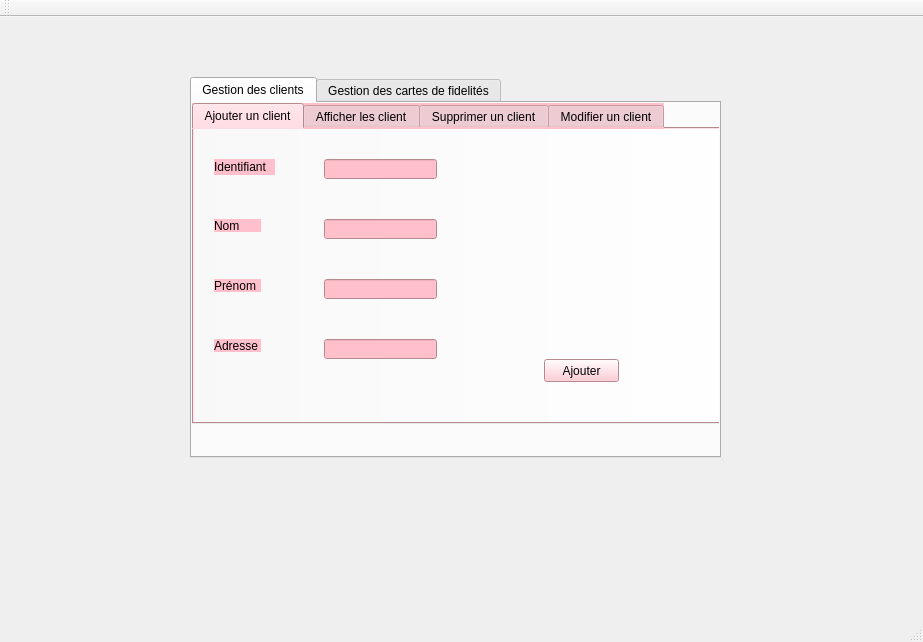
<?xml version="1.0" encoding="UTF-8"?>
<ui version="4.0">
 <class>MainWindow</class>
 <widget class="QMainWindow" name="MainWindow">
  <property name="geometry">
   <rect>
    <x>0</x>
    <y>0</y>
    <width>923</width>
    <height>642</height>
   </rect>
  </property>
  <property name="windowTitle">
   <string>Gestion des étudiants</string>
  </property>
  <widget class="QWidget" name="centralWidget">
   <widget class="QTabWidget" name="tabWidget_2">
    <property name="geometry">
     <rect>
      <x>190</x>
      <y>60</y>
      <width>531</width>
      <height>381</height>
     </rect>
    </property>
    <property name="currentIndex">
     <number>0</number>
    </property>
    <widget class="QWidget" name="tab_4">
     <attribute name="title">
      <string>Gestion des clients</string>
     </attribute>
     <widget class="QTabWidget" name="tabWidget">
      <property name="geometry">
       <rect>
        <x>0</x>
        <y>0</y>
        <width>531</width>
        <height>321</height>
       </rect>
      </property>
      <property name="autoFillBackground">
       <bool>false</bool>
      </property>
      <property name="styleSheet">
       <string notr="true">background-color:pink;</string>
      </property>
      <property name="currentIndex">
       <number>0</number>
      </property>
      <widget class="QWidget" name="tab">
       <attribute name="title">
        <string>Ajouter un client</string>
       </attribute>
       <widget class="QLabel" name="label">
        <property name="geometry">
         <rect>
          <x>20</x>
          <y>30</y>
          <width>61</width>
          <height>16</height>
         </rect>
        </property>
        <property name="text">
         <string>Identifiant</string>
        </property>
       </widget>
       <widget class="QLabel" name="label_2">
        <property name="geometry">
         <rect>
          <x>20</x>
          <y>90</y>
          <width>47</width>
          <height>13</height>
         </rect>
        </property>
        <property name="text">
         <string>Nom</string>
        </property>
       </widget>
       <widget class="QLabel" name="label_3">
        <property name="geometry">
         <rect>
          <x>20</x>
          <y>150</y>
          <width>47</width>
          <height>13</height>
         </rect>
        </property>
        <property name="text">
         <string>Prénom</string>
        </property>
       </widget>
       <widget class="QLineEdit" name="lineEdit_id">
        <property name="geometry">
         <rect>
          <x>130</x>
          <y>30</y>
          <width>113</width>
          <height>20</height>
         </rect>
        </property>
       </widget>
       <widget class="QLineEdit" name="lineEdit_nom">
        <property name="geometry">
         <rect>
          <x>130</x>
          <y>90</y>
          <width>113</width>
          <height>20</height>
         </rect>
        </property>
       </widget>
       <widget class="QLineEdit" name="lineEdit_prenom">
        <property name="geometry">
         <rect>
          <x>130</x>
          <y>150</y>
          <width>113</width>
          <height>20</height>
         </rect>
        </property>
       </widget>
       <widget class="QPushButton" name="pb_ajouter">
        <property name="geometry">
         <rect>
          <x>350</x>
          <y>230</y>
          <width>75</width>
          <height>23</height>
         </rect>
        </property>
        <property name="text">
         <string>Ajouter</string>
        </property>
       </widget>
       <widget class="QLabel" name="label_5">
        <property name="geometry">
         <rect>
          <x>20</x>
          <y>210</y>
          <width>47</width>
          <height>13</height>
         </rect>
        </property>
        <property name="text">
         <string>Adresse</string>
        </property>
       </widget>
       <widget class="QLineEdit" name="lineEdit_prenom_2">
        <property name="geometry">
         <rect>
          <x>130</x>
          <y>210</y>
          <width>113</width>
          <height>20</height>
         </rect>
        </property>
       </widget>
       <widget class="QLabel" name="label_8">
        <property name="geometry">
         <rect>
          <x>-20</x>
          <y>-80</y>
          <width>581</width>
          <height>521</height>
         </rect>
        </property>
        <property name="styleSheet">
         <string notr="true">color: rgb(255, 255, 255);
background-color: qlineargradient(spread:pad, x1:0, y1:0, x2:1, y2:0, stop:0 rgba(248, 248, 248, 255), stop:1 rgba(255, 255, 255, 255));
selection-color: qlineargradient(spread:pad, x1:0, y1:0, x2:1, y2:0, stop:0 rgba(232, 232, 232, 255), stop:1 rgba(255, 255, 255, 255));



</string>
        </property>
        <property name="text">
         <string/>
        </property>
       </widget>
       <zorder>label_8</zorder>
       <zorder>lineEdit_prenom_2</zorder>
       <zorder>label</zorder>
       <zorder>label_3</zorder>
       <zorder>label_2</zorder>
       <zorder>pb_ajouter</zorder>
       <zorder>label_5</zorder>
       <zorder>lineEdit_prenom</zorder>
       <zorder>lineEdit_nom</zorder>
       <zorder>lineEdit_id</zorder>
      </widget>
      <widget class="QWidget" name="tab_2">
       <attribute name="title">
        <string>Afficher les client</string>
       </attribute>
       <widget class="QTableView" name="tabetudiant">
        <property name="geometry">
         <rect>
          <x>10</x>
          <y>10</y>
          <width>441</width>
          <height>211</height>
         </rect>
        </property>
       </widget>
       <widget class="QPushButton" name="Trier2">
        <property name="geometry">
         <rect>
          <x>20</x>
          <y>250</y>
          <width>93</width>
          <height>28</height>
         </rect>
        </property>
        <property name="styleSheet">
         <string notr="true">background-color: qconicalgradient(cx:0.5, cy:0.5, angle:0, stop:0 rgba(35, 40, 3, 255), stop:0.16 rgba(136, 106, 22, 255), stop:0.225 rgba(166, 140, 41, 255), stop:0.285 rgba(204, 181, 74, 255), stop:0.345 rgba(235, 219, 102, 255), stop:0.415 rgba(245, 236, 112, 255), stop:0.52 rgba(209, 190, 76, 255), stop:0.57 rgba(187, 156, 51, 255), stop:0.635 rgba(168, 142, 42, 255), stop:0.695 rgba(202, 174, 68, 255), stop:0.75 rgba(218, 202, 86, 255), stop:0.815 rgba(208, 187, 73, 255), stop:0.88 rgba(187, 156, 51, 255), stop:0.935 rgba(137, 108, 26, 255), stop:1 rgba(35, 40, 3, 255));</string>
        </property>
        <property name="text">
         <string>Trier</string>
        </property>
       </widget>
       <widget class="QLineEdit" name="lineEdit">
        <property name="geometry">
         <rect>
          <x>220</x>
          <y>250</y>
          <width>221</width>
          <height>22</height>
         </rect>
        </property>
       </widget>
      </widget>
      <widget class="QWidget" name="tab_3">
       <attribute name="title">
        <string>Supprimer un client</string>
       </attribute>
       <widget class="QLineEdit" name="lineEdit_id_2">
        <property name="geometry">
         <rect>
          <x>140</x>
          <y>30</y>
          <width>113</width>
          <height>20</height>
         </rect>
        </property>
       </widget>
       <widget class="QLabel" name="label_4">
        <property name="geometry">
         <rect>
          <x>20</x>
          <y>30</y>
          <width>61</width>
          <height>16</height>
         </rect>
        </property>
        <property name="text">
         <string>Identifiant</string>
        </property>
       </widget>
       <widget class="QPushButton" name="pb_supprimer">
        <property name="geometry">
         <rect>
          <x>240</x>
          <y>140</y>
          <width>75</width>
          <height>23</height>
         </rect>
        </property>
        <property name="styleSheet">
         <string notr="true">background-color: qconicalgradient(cx:0.5, cy:0.5, angle:0, stop:0 rgba(35, 40, 3, 255), stop:0.16 rgba(136, 106, 22, 255), stop:0.225 rgba(166, 140, 41, 255), stop:0.285 rgba(204, 181, 74, 255), stop:0.345 rgba(235, 219, 102, 255), stop:0.415 rgba(245, 236, 112, 255), stop:0.52 rgba(209, 190, 76, 255), stop:0.57 rgba(187, 156, 51, 255), stop:0.635 rgba(168, 142, 42, 255), stop:0.695 rgba(202, 174, 68, 255), stop:0.75 rgba(218, 202, 86, 255), stop:0.815 rgba(208, 187, 73, 255), stop:0.88 rgba(187, 156, 51, 255), stop:0.935 rgba(137, 108, 26, 255), stop:1 rgba(35, 40, 3, 255));</string>
        </property>
        <property name="text">
         <string>Supprimer</string>
        </property>
       </widget>
      </widget>
      <widget class="QWidget" name="tab_5">
       <attribute name="title">
        <string>Modifier un client</string>
       </attribute>
       <widget class="QLabel" name="label_9">
        <property name="geometry">
         <rect>
          <x>20</x>
          <y>150</y>
          <width>47</width>
          <height>13</height>
         </rect>
        </property>
        <property name="text">
         <string>Prénom</string>
        </property>
       </widget>
       <widget class="QLabel" name="label_10">
        <property name="geometry">
         <rect>
          <x>20</x>
          <y>30</y>
          <width>61</width>
          <height>16</height>
         </rect>
        </property>
        <property name="text">
         <string>Identifiant</string>
        </property>
       </widget>
       <widget class="QLabel" name="label_11">
        <property name="geometry">
         <rect>
          <x>20</x>
          <y>90</y>
          <width>47</width>
          <height>13</height>
         </rect>
        </property>
        <property name="text">
         <string>Nom</string>
        </property>
       </widget>
       <widget class="QLineEdit" name="lineEdit_id_3">
        <property name="geometry">
         <rect>
          <x>130</x>
          <y>30</y>
          <width>113</width>
          <height>20</height>
         </rect>
        </property>
       </widget>
       <widget class="QLineEdit" name="lineEdit_nom_2">
        <property name="geometry">
         <rect>
          <x>130</x>
          <y>90</y>
          <width>113</width>
          <height>20</height>
         </rect>
        </property>
       </widget>
       <widget class="QLineEdit" name="lineEdit_prenom_3">
        <property name="geometry">
         <rect>
          <x>130</x>
          <y>210</y>
          <width>113</width>
          <height>20</height>
         </rect>
        </property>
       </widget>
       <widget class="QPushButton" name="pb_modifier">
        <property name="geometry">
         <rect>
          <x>350</x>
          <y>230</y>
          <width>75</width>
          <height>23</height>
         </rect>
        </property>
        <property name="styleSheet">
         <string notr="true">background-color: qconicalgradient(cx:0.5, cy:0.5, angle:0, stop:0 rgba(35, 40, 3, 255), stop:0.16 rgba(136, 106, 22, 255), stop:0.225 rgba(166, 140, 41, 255), stop:0.285 rgba(204, 181, 74, 255), stop:0.345 rgba(235, 219, 102, 255), stop:0.415 rgba(245, 236, 112, 255), stop:0.52 rgba(209, 190, 76, 255), stop:0.57 rgba(187, 156, 51, 255), stop:0.635 rgba(168, 142, 42, 255), stop:0.695 rgba(202, 174, 68, 255), stop:0.75 rgba(218, 202, 86, 255), stop:0.815 rgba(208, 187, 73, 255), stop:0.88 rgba(187, 156, 51, 255), stop:0.935 rgba(137, 108, 26, 255), stop:1 rgba(35, 40, 3, 255));</string>
        </property>
        <property name="text">
         <string>Modifier</string>
        </property>
       </widget>
       <widget class="QLabel" name="label_12">
        <property name="geometry">
         <rect>
          <x>20</x>
          <y>210</y>
          <width>47</width>
          <height>13</height>
         </rect>
        </property>
        <property name="text">
         <string>Adresse</string>
        </property>
       </widget>
       <widget class="QLineEdit" name="lineEdit_prenom_4">
        <property name="geometry">
         <rect>
          <x>130</x>
          <y>150</y>
          <width>113</width>
          <height>20</height>
         </rect>
        </property>
       </widget>
      </widget>
     </widget>
     <widget class="QLabel" name="label_7">
      <property name="geometry">
       <rect>
        <x>-16</x>
        <y>-45</y>
        <width>581</width>
        <height>471</height>
       </rect>
      </property>
      <property name="text">
       <string/>
      </property>
     </widget>
     <zorder>label_7</zorder>
     <zorder>tabWidget</zorder>
    </widget>
    <widget class="QWidget" name="tab_6">
     <attribute name="title">
      <string>Gestion des cartes de fidelités</string>
     </attribute>
     <widget class="QTabWidget" name="tabWidget_3">
      <property name="geometry">
       <rect>
        <x>0</x>
        <y>10</y>
        <width>751</width>
        <height>311</height>
       </rect>
      </property>
      <property name="autoFillBackground">
       <bool>false</bool>
      </property>
      <property name="styleSheet">
       <string notr="true">background-color:pink;</string>
      </property>
      <property name="currentIndex">
       <number>0</number>
      </property>
      <widget class="QWidget" name="tab_7">
       <attribute name="title">
        <string>Ajouter une carte</string>
       </attribute>
       <widget class="QLabel" name="label_13">
        <property name="geometry">
         <rect>
          <x>20</x>
          <y>30</y>
          <width>61</width>
          <height>16</height>
         </rect>
        </property>
        <property name="text">
         <string>Identifiant</string>
        </property>
       </widget>
       <widget class="QLineEdit" name="lineEdit_id_4">
        <property name="geometry">
         <rect>
          <x>130</x>
          <y>30</y>
          <width>113</width>
          <height>20</height>
         </rect>
        </property>
       </widget>
       <widget class="QPushButton" name="pb_ajouter_2">
        <property name="geometry">
         <rect>
          <x>350</x>
          <y>212</y>
          <width>75</width>
          <height>41</height>
         </rect>
        </property>
        <property name="styleSheet">
         <string notr="true">background-color: qconicalgradient(cx:0.5, cy:0.5, angle:0, stop:0 rgba(35, 40, 3, 255), stop:0.16 rgba(136, 106, 22, 255), stop:0.225 rgba(166, 140, 41, 255), stop:0.285 rgba(204, 181, 74, 255), stop:0.345 rgba(235, 219, 102, 255), stop:0.415 rgba(245, 236, 112, 255), stop:0.52 rgba(209, 190, 76, 255), stop:0.57 rgba(187, 156, 51, 255), stop:0.635 rgba(168, 142, 42, 255), stop:0.695 rgba(202, 174, 68, 255), stop:0.75 rgba(218, 202, 86, 255), stop:0.815 rgba(208, 187, 73, 255), stop:0.88 rgba(187, 156, 51, 255), stop:0.935 rgba(137, 108, 26, 255), stop:1 rgba(35, 40, 3, 255));</string>
        </property>
        <property name="text">
         <string>Ajouter</string>
        </property>
       </widget>
       <widget class="QLabel" name="label_19">
        <property name="geometry">
         <rect>
          <x>10</x>
          <y>100</y>
          <width>111</width>
          <height>16</height>
         </rect>
        </property>
        <property name="text">
         <string>Nombre de points</string>
        </property>
       </widget>
       <widget class="QLabel" name="label_20">
        <property name="geometry">
         <rect>
          <x>20</x>
          <y>30</y>
          <width>61</width>
          <height>16</height>
         </rect>
        </property>
        <property name="text">
         <string>Identifiant</string>
        </property>
       </widget>
       <widget class="QLineEdit" name="lineEdit_idFidA">
        <property name="geometry">
         <rect>
          <x>130</x>
          <y>30</y>
          <width>113</width>
          <height>20</height>
         </rect>
        </property>
       </widget>
       <widget class="QLineEdit" name="lineEdit_dateDFidA">
        <property name="geometry">
         <rect>
          <x>130</x>
          <y>160</y>
          <width>113</width>
          <height>20</height>
         </rect>
        </property>
       </widget>
       <widget class="QLineEdit" name="lineEdit_dateEFidA">
        <property name="geometry">
         <rect>
          <x>130</x>
          <y>220</y>
          <width>113</width>
          <height>20</height>
         </rect>
        </property>
       </widget>
       <widget class="QLabel" name="label_22">
        <property name="geometry">
         <rect>
          <x>10</x>
          <y>150</y>
          <width>91</width>
          <height>20</height>
         </rect>
        </property>
        <property name="text">
         <string>Date debut</string>
        </property>
       </widget>
       <widget class="QLineEdit" name="lineEdit_nombreFidA">
        <property name="geometry">
         <rect>
          <x>130</x>
          <y>100</y>
          <width>113</width>
          <height>20</height>
         </rect>
        </property>
       </widget>
       <widget class="QLabel" name="label_23">
        <property name="geometry">
         <rect>
          <x>10</x>
          <y>220</y>
          <width>91</width>
          <height>16</height>
         </rect>
        </property>
        <property name="text">
         <string>Date Expiration</string>
        </property>
       </widget>
      </widget>
      <widget class="QWidget" name="tab_8">
       <attribute name="title">
        <string>Afficher les cartes</string>
       </attribute>
       <widget class="QTableView" name="tabetudiant_2">
        <property name="geometry">
         <rect>
          <x>10</x>
          <y>10</y>
          <width>441</width>
          <height>341</height>
         </rect>
        </property>
       </widget>
       <widget class="QPushButton" name="Trier">
        <property name="geometry">
         <rect>
          <x>20</x>
          <y>250</y>
          <width>93</width>
          <height>28</height>
         </rect>
        </property>
        <property name="styleSheet">
         <string notr="true">background-color: qconicalgradient(cx:0.5, cy:0.5, angle:0, stop:0 rgba(35, 40, 3, 255), stop:0.16 rgba(136, 106, 22, 255), stop:0.225 rgba(166, 140, 41, 255), stop:0.285 rgba(204, 181, 74, 255), stop:0.345 rgba(235, 219, 102, 255), stop:0.415 rgba(245, 236, 112, 255), stop:0.52 rgba(209, 190, 76, 255), stop:0.57 rgba(187, 156, 51, 255), stop:0.635 rgba(168, 142, 42, 255), stop:0.695 rgba(202, 174, 68, 255), stop:0.75 rgba(218, 202, 86, 255), stop:0.815 rgba(208, 187, 73, 255), stop:0.88 rgba(187, 156, 51, 255), stop:0.935 rgba(137, 108, 26, 255), stop:1 rgba(35, 40, 3, 255));</string>
        </property>
        <property name="text">
         <string>Trier</string>
        </property>
       </widget>
      </widget>
      <widget class="QWidget" name="tab_9">
       <attribute name="title">
        <string>Supprimer une carte</string>
       </attribute>
       <widget class="QLineEdit" name="lineEdit_id_5">
        <property name="geometry">
         <rect>
          <x>140</x>
          <y>30</y>
          <width>113</width>
          <height>20</height>
         </rect>
        </property>
       </widget>
       <widget class="QLabel" name="label_18">
        <property name="geometry">
         <rect>
          <x>20</x>
          <y>30</y>
          <width>61</width>
          <height>16</height>
         </rect>
        </property>
        <property name="text">
         <string>Identifiant</string>
        </property>
       </widget>
       <widget class="QPushButton" name="pb_supprimer_2">
        <property name="geometry">
         <rect>
          <x>240</x>
          <y>140</y>
          <width>75</width>
          <height>23</height>
         </rect>
        </property>
        <property name="styleSheet">
         <string notr="true">background-color: qconicalgradient(cx:0.5, cy:0.5, angle:0, stop:0 rgba(35, 40, 3, 255), stop:0.16 rgba(136, 106, 22, 255), stop:0.225 rgba(166, 140, 41, 255), stop:0.285 rgba(204, 181, 74, 255), stop:0.345 rgba(235, 219, 102, 255), stop:0.415 rgba(245, 236, 112, 255), stop:0.52 rgba(209, 190, 76, 255), stop:0.57 rgba(187, 156, 51, 255), stop:0.635 rgba(168, 142, 42, 255), stop:0.695 rgba(202, 174, 68, 255), stop:0.75 rgba(218, 202, 86, 255), stop:0.815 rgba(208, 187, 73, 255), stop:0.88 rgba(187, 156, 51, 255), stop:0.935 rgba(137, 108, 26, 255), stop:1 rgba(35, 40, 3, 255));</string>
        </property>
        <property name="text">
         <string>Supprimer</string>
        </property>
       </widget>
      </widget>
      <widget class="QWidget" name="tab_10">
       <attribute name="title">
        <string>Modifier une carte</string>
       </attribute>
       <widget class="QPushButton" name="pb_modifier_2">
        <property name="geometry">
         <rect>
          <x>350</x>
          <y>230</y>
          <width>75</width>
          <height>23</height>
         </rect>
        </property>
        <property name="styleSheet">
         <string notr="true">background-color: qconicalgradient(cx:0.5, cy:0.5, angle:0, stop:0 rgba(35, 40, 3, 255), stop:0.16 rgba(136, 106, 22, 255), stop:0.225 rgba(166, 140, 41, 255), stop:0.285 rgba(204, 181, 74, 255), stop:0.345 rgba(235, 219, 102, 255), stop:0.415 rgba(245, 236, 112, 255), stop:0.52 rgba(209, 190, 76, 255), stop:0.57 rgba(187, 156, 51, 255), stop:0.635 rgba(168, 142, 42, 255), stop:0.695 rgba(202, 174, 68, 255), stop:0.75 rgba(218, 202, 86, 255), stop:0.815 rgba(208, 187, 73, 255), stop:0.88 rgba(187, 156, 51, 255), stop:0.935 rgba(137, 108, 26, 255), stop:1 rgba(35, 40, 3, 255));</string>
        </property>
        <property name="text">
         <string>Modifier</string>
        </property>
       </widget>
       <widget class="QLabel" name="label_24">
        <property name="geometry">
         <rect>
          <x>10</x>
          <y>90</y>
          <width>111</width>
          <height>16</height>
         </rect>
        </property>
        <property name="text">
         <string>Nombre de points</string>
        </property>
       </widget>
       <widget class="QLabel" name="label_25">
        <property name="geometry">
         <rect>
          <x>30</x>
          <y>30</y>
          <width>61</width>
          <height>16</height>
         </rect>
        </property>
        <property name="text">
         <string>Identifiant</string>
        </property>
       </widget>
       <widget class="QLineEdit" name="lineEdit_idFidA_2">
        <property name="geometry">
         <rect>
          <x>140</x>
          <y>30</y>
          <width>113</width>
          <height>20</height>
         </rect>
        </property>
       </widget>
       <widget class="QLineEdit" name="lineEdit_dateDFidA_2">
        <property name="geometry">
         <rect>
          <x>140</x>
          <y>140</y>
          <width>113</width>
          <height>20</height>
         </rect>
        </property>
       </widget>
       <widget class="QLineEdit" name="lineEdit_dateEFid_2">
        <property name="geometry">
         <rect>
          <x>140</x>
          <y>190</y>
          <width>113</width>
          <height>20</height>
         </rect>
        </property>
       </widget>
       <widget class="QLabel" name="label_27">
        <property name="geometry">
         <rect>
          <x>20</x>
          <y>140</y>
          <width>91</width>
          <height>16</height>
         </rect>
        </property>
        <property name="text">
         <string>Date debut</string>
        </property>
       </widget>
       <widget class="QLineEdit" name="lineEdit_nombreFidA_2">
        <property name="geometry">
         <rect>
          <x>140</x>
          <y>90</y>
          <width>113</width>
          <height>20</height>
         </rect>
        </property>
       </widget>
       <widget class="QLabel" name="label_28">
        <property name="geometry">
         <rect>
          <x>30</x>
          <y>190</y>
          <width>91</width>
          <height>16</height>
         </rect>
        </property>
        <property name="text">
         <string>Date Expiration</string>
        </property>
       </widget>
      </widget>
     </widget>
    </widget>
   </widget>
  </widget>
  <widget class="QMenuBar" name="menuBar">
   <property name="geometry">
    <rect>
     <x>0</x>
     <y>0</y>
     <width>923</width>
     <height>26</height>
    </rect>
   </property>
  </widget>
  <widget class="QToolBar" name="mainToolBar">
   <attribute name="toolBarArea">
    <enum>TopToolBarArea</enum>
   </attribute>
   <attribute name="toolBarBreak">
    <bool>false</bool>
   </attribute>
  </widget>
  <widget class="QStatusBar" name="statusBar"/>
 </widget>
 <layoutdefault spacing="6" margin="11"/>
 <resources/>
 <connections/>
</ui>
